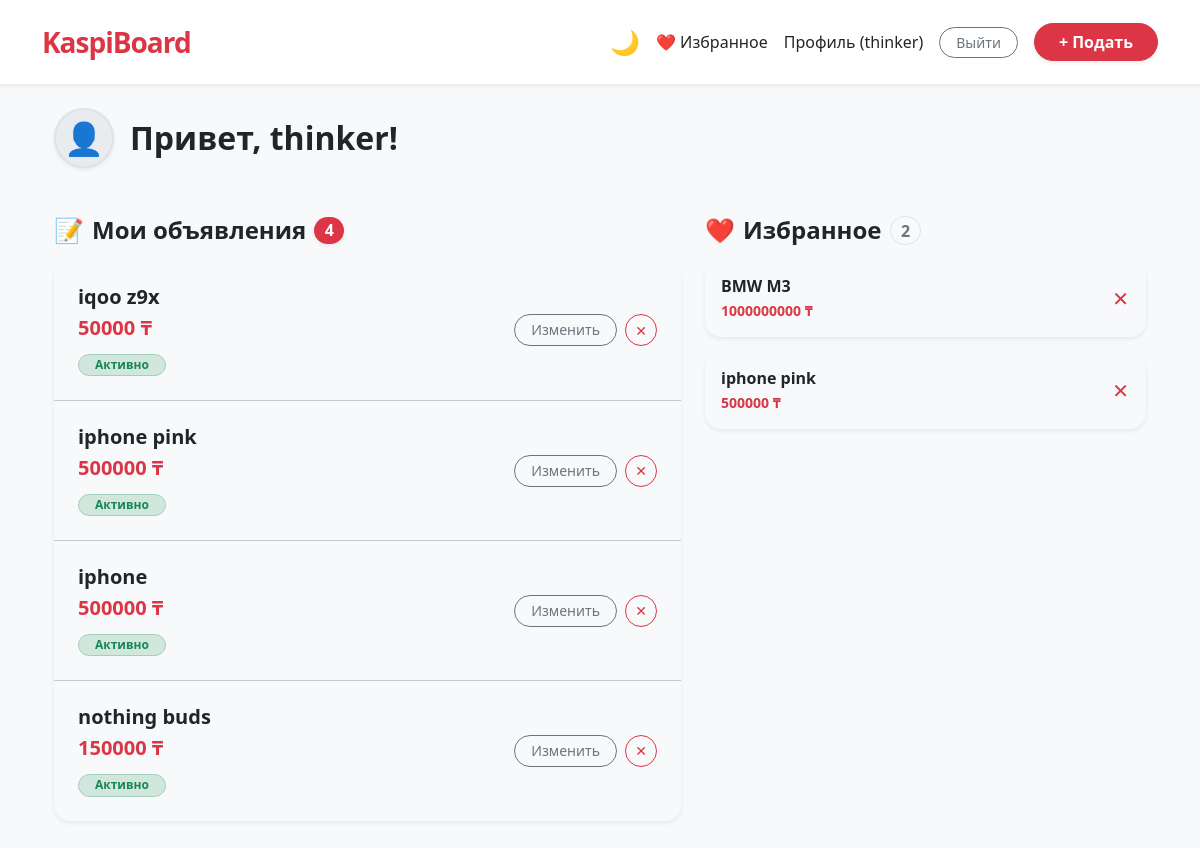
/profile/ (signed in), run on the app's committed database.
### core_app/models.py (models this page shows, shortened)
class Ad(models.Model):
    uuid = models.UUIDField(default=uuid.uuid4, editable=False, unique=True)
    author = models.ForeignKey(User, on_delete=models.CASCADE, related_name='ads', verbose_name="Автор")
    category = models.ForeignKey(Category, on_delete=models.CASCADE, related_name='ads', verbose_name="Категория")
    city = models.ForeignKey(City, on_delete=models.CASCADE, related_name='ads', verbose_name="Город")
    title = models.CharField(max_length=200)
    description = models.TextField()
    price = models.PositiveIntegerField(verbose_name="Цена (в тенге)", help_text="Укажите 0, если бесплатно")
    image = models.URLField(max_length=500, blank=True, null=True, verbose_name="URL изображения товара")
    is_top = models.BooleanField(default=False, verbose_name="В топе")
    vip_requested = models.BooleanField(default=False, verbose_name="Заявка на VIP")
    created_at = models.DateTimeField(auto_now_add=True)
    updated_at = models.DateTimeField(auto_now=True)
    is_moderated = models.BooleanField(default=False, verbose_name="Прошло модерацию")

class Favorite(models.Model):
    user = models.ForeignKey(User, on_delete=models.CASCADE, related_name='favorites')
    ad = models.ForeignKey(Ad, on_delete=models.CASCADE, related_name='favorited_by')
    class Meta:
        unique_together = ('user', 'ad')

### core_app/views.py (the view)
# urls.py: path('profile/', views.profile_view, name='profile'),
@login_required
def profile_view(request):
    my_ads = Ad.objects.filter(author=request.user).order_by('-created_at')
    favorites = Favorite.objects.filter(user=request.user).select_related('ad')
    return render(request, 'profile.html', {'my_ads': my_ads, 'favorites': favorites})

### core_app/templates/profile.html (shortened to what this page needs)
{% extends 'base.html' %}
{% block content %}
<div class="container mt-4 animate-fade-in">
    <div class="d-flex align-items-center mb-5 profile-header">
        <div class="avatar-circle me-3 shadow-sm animate-bounce-low">
            <span class="fs-2">👤</span>
        </div>
        <h2 class="fw-bold mb-0 text-body">Привет, {{ user.first_name|default:user.username }}!</h2>
    </div>
    <div class="row g-4">
        <div class="col-md-7">
            <h4 class="fw-bold mb-3 text-body d-flex align-items-center">
                <span class="me-2">📝</span> Мои объявления
                <span class="badge bg-danger rounded-pill ms-2 fs-6 shadow-sm">{{ my_ads.count }}</span>
            </h4>
            <div class="card border-0 shadow-sm rounded-4 bg-body-tertiary overflow-hidden">
                <div class="list-group list-group-flush bg-transparent">
                    {% for ad in my_ads %}
                    <div class="list-group-item p-4 bg-transparent border-secondary-subtle animate-list-item" style="animation-delay: {{ forloop.counter0|add:1 }}00ms;">
                        <div class="d-flex justify-content-between align-items-center">
                            <div class="transition-all">
                                <h5 class="mb-1">
                                    <a href="{% url 'ad_detail' ad.uuid %}" class="text-body text-decoration-none fw-bold hover-red">{{ ad.title }}</a>
                                </h5>
                                <p class="text-danger fw-bold mb-2 fs-5">{{ ad.price }} ₸</p>
                                {% if ad.is_moderated %}
                                    <span class="badge bg-success-subtle text-success border border-success-subtle rounded-pill px-3">Активно</span>
                                {% else %}
                                    <span class="badge bg-warning-subtle text-warning border border-warning-subtle rounded-pill px-3">На проверке</span>
                                {% endif %}
                            </div>
                            <div class="d-flex gap-2">
                                <a href="{% url 'ad_update' ad.uuid %}" class="btn btn-outline-secondary btn-sm rounded-pill px-3 transition-scale">Изменить</a>
                                <a href="{% url 'ad_delete' ad.uuid %}" class="btn btn-outline-danger btn-sm rounded-circle p-2 d-flex align-items-center justify-content-center transition-scale" style="width: 32px; height: 32px;">✕</a>
                            </div>
                        </div>
                    </div>
                    {% empty %}
                    <div class="p-5 text-center text-muted bg-transparent animate-fade-in">
                        <div class="display-4 mb-3 opacity-25">📭</div>
                        У вас еще нет объявлений.
                    </div>
                    {% endfor %}
                </div>
            </div>
        </div>
        <div class="col-md-5">
            <h4 class="fw-bold mb-3 text-body d-flex align-items-center">
                <span class="me-2">❤️</span> Избранное
                <span class="badge bg-outline-secondary text-secondary rounded-pill ms-2 fs-6 border">{{ favorites.count }}</span>
            </h4>
            <div class="row row-cols-1 g-3">
                {% for fav in favorites %}
                <div class="col animate-card-pop" style="animation-delay: {{ forloop.counter0|add:3 }}00ms;">
                    <div class="card border-0 shadow-sm rounded-4 h-100 bg-body-tertiary card-hover-minimal">
                        <div class="card-body d-flex justify-content-between align-items-center p-3">
                            <div class="text-truncate me-2">
                                <h6 class="mb-1 text-truncate">
                                    <a href="{% url 'ad_detail' fav.ad.uuid %}" class="text-body text-decoration-none fw-bold">{{ fav.ad.title }}</a>
                                </h6>
                                <p class="text-danger fw-bold mb-0 small">{{ fav.ad.price }} ₸</p>
                            </div>
                            <a href="{% url 'toggle_favorite' fav.ad.uuid %}" class="btn btn-link text-danger text-decoration-none p-0 fs-5 transition-rotate">✕</a>
                        </div>
                    </div>
                </div>
                {% empty %}
                <div class="col-12 p-5 text-center bg-body-tertiary rounded-4 shadow-sm text-muted animate-fade-in">
                    Тут пока пусто.
                </div>
                {% endfor %}
            </div>
        </div>
    </div>
</div>
{% endblock %}

### core_app/templates/base.html (shortened to what this page needs)
{% load static %}
<!DOCTYPE html>
<html lang="ru" data-bs-theme="light">
<head>
    <link href="https://cdn.jsdelivr.net/npm/bootstrap@5.3.2/dist/css/bootstrap.min.css" rel="stylesheet">
    <link rel="stylesheet" href="{% static 'css/style.css' %}">
</head>
<body class="theme-loaded">
<nav class="navbar shadow-sm mb-4 sticky-top bg-body py-2 py-lg-3">
    <div class="container d-flex justify-content-between align-items-center">
        <a class="navbar-brand text-danger fw-bold fs-3" href="{% url 'ad_list' %}">KaspiBoard</a>
        <div class="d-flex align-items-center">
            <div id="theme-toggle" class="me-2 me-lg-3" style="cursor: pointer;">
                <span id="theme-icon" class="fs-4">🌙</span>
            </div>
            {% if user.is_authenticated %}
                <div class="desktop-nav-content d-flex align-items-center">
                    <a class="nav-link fw-medium me-3 transition-all" href="{% url 'favorites_list' %}">❤️ Избранное</a>
                    <a class="nav-link fw-medium me-3 transition-all" href="{% url 'profile' %}">Профиль ({{ user.username }})</a>
                    <a class="btn btn-outline-secondary btn-sm rounded-pill px-3 me-3 transition-all" href="{% url 'logout' %}">Выйти</a>
                    <a class="btn btn-danger rounded-pill px-4 fw-bold shadow-sm transition-all" href="{% url 'ad_create' %}">+ Подать</a>
                </div>
            {% else %}
                <div class="desktop-nav-content">
                    <a class="nav-link d-inline fw-medium me-3 transition-all" href="{% url 'login' %}">Войти</a>
                    <a class="btn btn-danger rounded-pill px-4 fw-bold shadow-sm transition-all" href="{% url 'register' %}">Регистрация</a>
                </div>
            {% endif %}
        </div>
    </div>
</nav>
<div class="container pb-5">
    {% block content %}{% endblock %}
</div>
</body>
</html>

### core_app/static/css/style.css (style rules this page uses)
:root { --kaspi-red: #dc3545; }
body { background-color: #f8f9fa; transition: background-color 0.3s ease; }
.navbar { transition: background-color 0.3s ease; }
.navbar-brand { letter-spacing: -1px; }
.card, .list-group-item { background-color: var(--bs-tertiary-bg); transition: transform 0.3s ease, background-color 0.3s ease; }
.list-group-item { color: var(--bs-body-color); border-color: var(--bs-border-color); }
.text-body { color: var(--bs-body-color) !important; }

### core_app/templates/base.html (style rules this page uses)
:root { --transition-speed: 0.3s; }
body { opacity: 0; transition: opacity 0.4s ease-in-out; padding-bottom: 0; }
body.theme-loaded { opacity: 1; }
.navbar { transition: all 0.3s ease; z-index: 1040; }
#theme-icon { transition: transform 0.5s cubic-bezier(0.5, 1.5, 0.5, 1); display: inline-block; }
.transition-all { transition: all 0.3s ease; }

### core_app/templates/profile.html (style rules this page uses)
.animate-fade-in { animation: fadeIn 0.5s ease-out forwards; }
.animate-list-item { opacity: 0; animation: slideInLeft 0.4s ease-out forwards; }
.animate-card-pop { opacity: 0; animation: cardPop 0.4s cubic-bezier(0.175, 0.885, 0.32, 1.275) forwards; }
.animate-bounce-low { animation: bounceLow 3s ease-in-out infinite; }
.avatar-circle { width: 60px; height: 60px; background: var(--bs-secondary-bg); border-radius: 50%; display: flex; align-items: center; justify-content: center; border: 2px solid var(--bs-border-color); }
.card-hover-minimal { transition: transform 0.2s ease, box-shadow 0.2s ease; }
.transition-scale { transition: transform 0.2s ease; }
.list-group-item { transition: background-color 0.3s ease; }

### data on the page
Ad: title "iqoo z9x", price "50000", is_moderated "Активно"
Ad: title "iphone pink", price "500000", is_moderated "Активно"
Ad: title "iphone", price "500000", is_moderated "Активно"
Ad: title "nothing buds", price "150000", is_moderated "Активно"
Favorite: ad "BMW M3", ad.price "1000000000"
Favorite: ad "iphone pink", ad.price "500000"

### other printed values
{{ user.username }} "thinker"
{{ user.first_name|default:user.username }} "thinker"
{{ my_ads.count }} "4"
{{ favorites.count }} "2"
